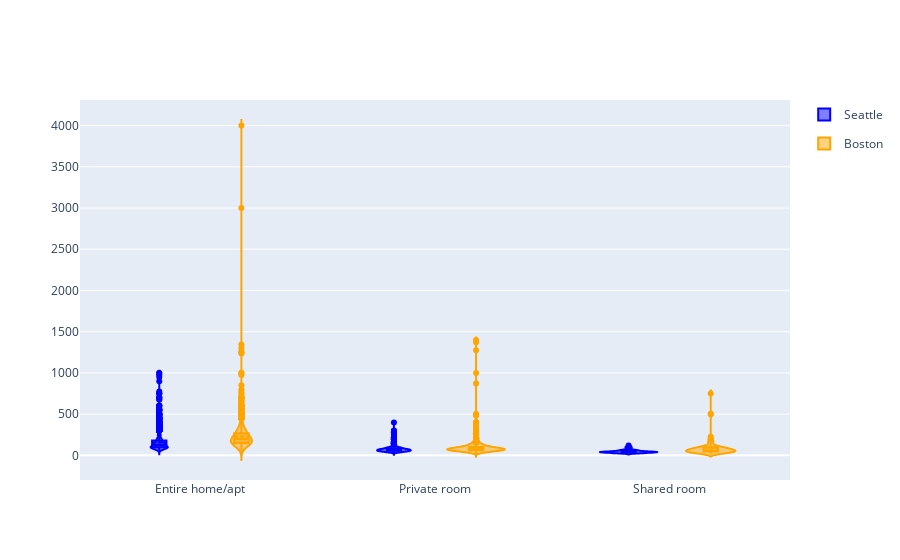

Here is the notebook cell this chart was saved with:
### Code cell
import plotly.graph_objects as go

fig = go.Figure()

fig.add_trace(go.Violin(x=type_price['room_type'][type_price['city'] == 'Seattle' ],
                        y=type_price['price'][type_price['city'] == 'Seattle' ],
                        legendgroup='Seattle', scalegroup='Seattle', name='Seattle',
                        line_color='blue')
             )
fig.add_trace(go.Violin(x=type_price['room_type'][type_price['city'] == 'Boston' ],
                        y=type_price['price'][type_price['city'] == 'Boston' ],
                        legendgroup='Boston', scalegroup='Boston', name='Boston',
                        line_color='orange')
             )

fig.update_traces(box_visible=True, meanline_visible=True)
fig.update_layout(violinmode='group')
fig.show()

### Figure 1 — Plotly figure (JSON) as saved in the notebook; plotly's stock layout.template omitted (floating-point values rounded to 4 significant figures; data arrays with more than 128 entries replaced by an {"elided": "..."} marker saying what was removed)
{"data": [{"box": {"visible": true}, "legendgroup": "Seattle", "line": {"color": "blue"}, "meanline": {"visible": true}, "name": "Seattle", "scalegroup": "Seattle", "type": "violin", "x": {"elided": "3818 str values"}, "y": {"elided": "3818 int values"}}, {"box": {"visible": true}, "legendgroup": "Boston", "line": {"color": "orange"}, "meanline": {"visible": true}, "name": "Boston", "scalegroup": "Boston", "type": "violin", "x": {"elided": "3585 str values"}, "y": {"elided": "3585 int values"}}], "layout": {"violinmode": "group"}}
